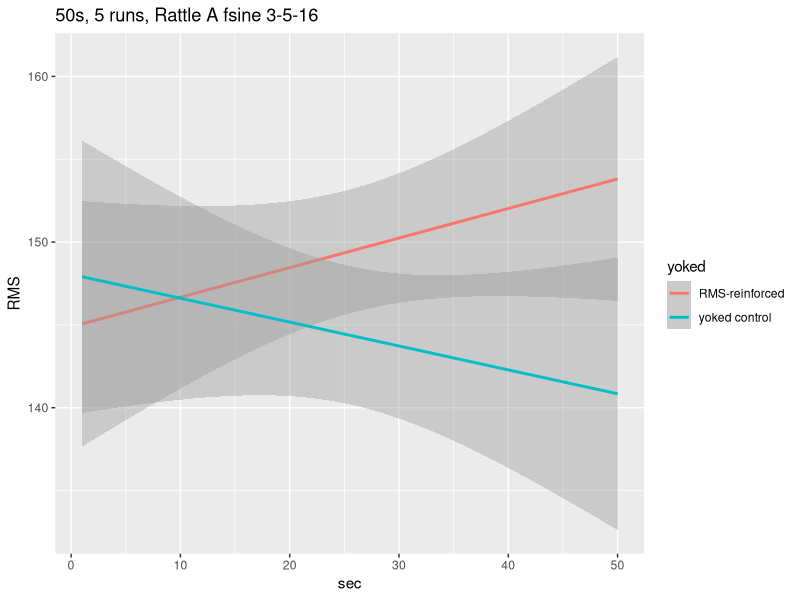

Here is the R script that generated this plot: (Note: this script raises an error after producing the figure.)
library(lme4)
library(lmerTest)
library(ggplot2)


setwd('/Users/Bubba/Desktop/COGS195/Github/RattleNN/RattleResults')
rattledata = read.csv('50data.csv')
colnames(rattledata) = c("run","yoked","sec","RMS","f")
rattledata$yoked[rattledata$yoked==0] = "RMS-reinforced"
rattledata$yoked[rattledata$yoked==1] = "yoked control"

rattlelm = lmer(scale(RMS) ~ (1|run) + yoked + scale(sec) + yoked*scale(sec), data = rattledata)
summary(rattlelm)

qplot(sec,RMS,data=rattledata,main= "50s, 5 runs, Rattle A fsine 3-5-16", geom=c("smooth"),method ="lm",formula=y~x,color=yoked)
quartz.save("3-5_50s_RAS3_rattleresults.pdf",type="pdf")

plot(rattledata$f,rattledata$RMS, main= "50s, 5 runs, Rattle A fsine 3-5-16", xlab="f",ylab="RMS")
quartz.save("3-5_50s_RAS3_RMSvsf.pdf",type="pdf")



setwd('/Users/Bubba/Desktop/COGS195/Github/RattleNN/RattleResults')
rattledata = read.csv('100data.csv')
colnames(rattledata) = c("run","yoked","sec","RMS","f")
rattledata$yoked[rattledata$yoked==0] = "RMS-reinforced"
rattledata$yoked[rattledata$yoked==1] = "yoked control"

rattlelm = lmer(scale(RMS) ~ (1|run) + yoked + scale(sec) + yoked*scale(sec), data = rattledata)
summary(rattlelm)

qplot(sec,RMS,data=rattledata,main= "100s, 5 runs, Rattle A fsine 3-5-16", geom=c("smooth"),method ="lm",formula=y~x,color=yoked)
quartz.save("3-5_100s_RAS3_rattleresults.pdf",type="pdf")

plot(rattledata$f,rattledata$RMS, main= "100s, 5 runs, Rattle A fsine 3-5-16", xlab="f",ylab="RMS")
quartz.save("3-5_100s_RAS3_RMSvsf.pdf",type="pdf")



setwd('/Users/Bubba/Desktop/COGS195/Github/RattleNN/RattleResults')
rattledata = read.csv('200data.csv')
colnames(rattledata) = c("run","yoked","sec","RMS","f")
rattledata$yoked[rattledata$yoked==0] = "RMS-reinforced"
rattledata$yoked[rattledata$yoked==1] = "yoked control"

rattlelm = lmer(scale(RMS) ~ (1|run) + yoked + scale(sec) + yoked*scale(sec), data = rattledata)
summary(rattlelm)

qplot(sec,RMS,data=rattledata,main= "200s, 5 runs, Rattle A fsine 3-5-16", geom=c("smooth"),method ="lm",formula=y~x,color=yoked)
quartz.save("3-5_200s_RAS3_rattleresults.pdf",type="pdf")

plot(rattledata$f,rattledata$RMS, main= "200s, 5 runs, Rattle A fsine 3-5-16", xlab="f",ylab="RMS")
quartz.save("3-5_200s_RAS3_RMSvsf.pdf",type="pdf")


setwd('/Users/Bubba/Desktop/COGS195/Github/RattleNN/RattleResults')
rattledata = read.csv('300data.csv')
colnames(rattledata) = c("run","yoked","sec","RMS","f")
rattledata$yoked[rattledata$yoked==0] = "RMS-reinforced"
rattledata$yoked[rattledata$yoked==1] = "yoked control"

rattlelm = lmer(scale(RMS) ~ (1|run) + yoked + scale(sec) + yoked*scale(sec), data = rattledata)
summary(rattlelm)

qplot(sec,RMS,data=rattledata,main= "300s, 5 runs, Rattle A fsine 3-5-16", geom=c("smooth"),method ="lm",formula=y~x,color=yoked)
quartz.save("3-5_300s_RAS3_rattleresults.pdf",type="pdf")

plot(rattledata$f,rattledata$RMS, main= "300s, 5 runs, Rattle A fsine 3-5-16", xlab="f",ylab="RMS")
quartz.save("3-5_300s_RAS3_RMSvsf.pdf",type="pdf")



setwd('/Users/Bubba/Desktop/COGS195/Github/RattleNN/RattleResults')
rattledata = read.csv('600data.csv')
colnames(rattledata) = c("run","yoked","sec","RMS","f")
rattledata$yoked[rattledata$yoked==0] = "RMS-reinforced"
rattledata$yoked[rattledata$yoked==1] = "yoked control"

rattlelm = lmer(scale(RMS) ~ (1|run) + yoked + scale(sec) + yoked*scale(sec), data = rattledata)
summary(rattlelm)

qplot(sec,RMS,data=rattledata,main= "600s, 5 runs, Rattle A fsine 3-5-16", geom=c("smooth"),method ="lm",formula=y~x,color=yoked)
quartz.save("3-5_600s_RAS3_rattleresults.pdf",type="pdf")

plot(rattledata$f,rattledata$RMS, main= "600s, 5 runs, Rattle A fsine 3-5-16", xlab="f",ylab="RMS")
quartz.save("3-5_600s_RAS3_RMSvsf.pdf",type="pdf")
